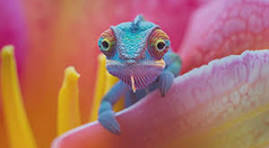
#> input picture Unknown.jpeg, 269 x 148 px
$ python image-notation.py
#> lines starting #> are read from the running program, lines starting #| are printed output that depends on the picture
import cv2
import matplotlib.pyplot as plt

img = cv2.imread("Unknown.jpeg")
#> img is the input picture: shape (148, 269, 3); mean B, G, R 104.4, 109.8, 171.3
img = cv2.cvtColor(img, cv2.COLOR_BGR2RGB)

h,w,_ = img.shape
#> h = 148; w = 269

r1_w, r1_h = 30,30
r1_x, r1_y = 80,80
cv2.rectangle(img, (r1_x, r1_y),
              (r1_x+r1_w, r1_y+r1_h),
                (0,255, 255), 3)

r2_w , r2_h = 50,50
r2_x , r2_y =  20, 20
cv2.rectangle(img, (r2_x, r2_y),
              (r1_x+r1_w, r1_y+r1_h),
                (0,255,255), 3)

c1 = (r1_x + r1_w//2, r1_y + r1_h//2)
c2 = (r2_x + r2_w//2, r2_y + r2_h//2)

cv2.circle(img, c1, 15,(0,255,0), -1)
cv2.circle(img, c2, 15,(0,0,255), -1)

cv2.line(img, c1,c2,(0,255,0), 3)

arrow_x = w - 50
#> arrow_x = 219
start = (arrow_x, 20)
#> start = (219, 20)
end = (arrow_x, h-20)
#> end = (219, 128)

cv2.arrowedLine(img, start, end, (255,255,0), 3)
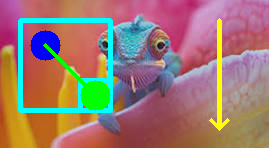
#> img: shape (148, 269, 3); mean R, G, B 156.5, 120.5, 111.8
cv2.arrowedLine(img, end, start, (255,255,0), 3)

cv2.putText(img, f"Height: {h}px",
            (arrow_x - 150 , h//2),
             cv2.FONT_HERSHEY_SIMPLEX, 0.8,
             (255,255,0),2)

cv2.putText(img,"Region_1",(r1_x, r1_y -10),
            cv2.FONT_HERSHEY_SIMPLEX, 0.7,
            (0,255,255), 2)

cv2.putText(img,"Region_2",(r2_x, r2_y -10),
            cv2.FONT_HERSHEY_SIMPLEX, 0.7,
            (255,0,255), 2)
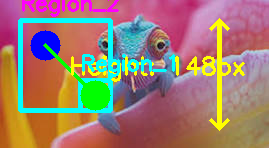
#> img: shape (148, 269, 3); mean R, G, B 157.4, 124.2, 113.1

plt.figure(figsize=(10,8))
plt.imshow(img)
plt.axis("off")
plt.show()
